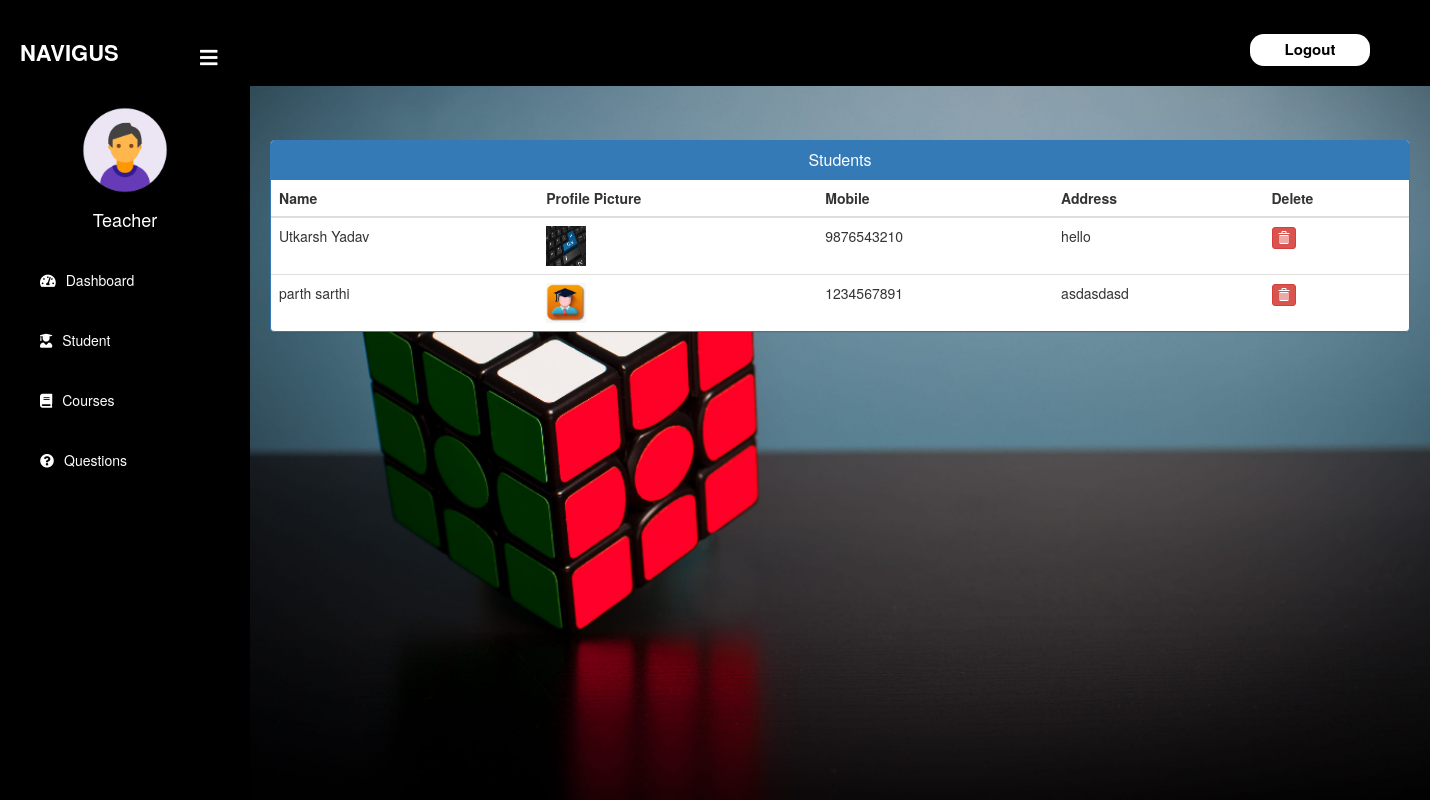
Page /admin-view-student (signed in) on the committed database.
### student/models.py (models this page shows, shortened)
class Student(models.Model):
    user=models.OneToOneField(User,on_delete=models.CASCADE)
    profile_pic= models.ImageField(upload_to='profile_pic/Student/',null=True,blank=True)
    address = models.CharField(max_length=40)
    mobile = models.CharField(max_length=20,null=False)
    @property
    def get_name(self):
        return self.user.first_name+" "+self.user.last_name

### quiz/views.py (the view)
# urls.py: path('admin-view-student', views.admin_view_student_view,name='admin-view-student'),
@login_required(login_url='adminlogin')
def admin_view_student_view(request):
    students= SMODEL.Student.objects.all()
    return render(request,'quiz/admin_view_student.html',{'students':students})

### templates/quiz/admin_view_student.html (shortened to what this page needs)
{% extends 'quiz/adminbase.html' %}
{% block content %}
{%load static%}
<head>
  <link href="//netdna.bootstrapcdn.com/bootstrap/3.0.0/css/bootstrap.min.css" rel="stylesheet" id="bootstrap-css">
</head>
<br><br>
<body>
<div class="container">
  <div class="panel panel-primary">
    <div class="panel-heading">
      <h6 class="panel-title">Students</h6>
    </div>
    <table class="table table-hover" id="dev-table">
      <thead>
        <tr>
          <th>Name</th>
          <th>Profile Picture</th>
          <th>Mobile</th>
          <th>Address</th>
          <th>Delete</th>
        </tr>
      </thead>
      {% for t in students %}
      <tr>
        <td> {{t.get_name}}</td>
        <td> <img src="{% static t.profile_pic.url %}" alt="Profile Pic" height="40px" width="40px" /></td>
        <td>{{t.mobile}}</td>
        <td>{{t.address}}</td>
        <td><a class="btn btn-danger btn-xs" href="{% url 'delete-student' t.id  %}"><span class="glyphicon glyphicon-trash"></span></a></td>
      </tr>
      {% endfor %}
    </table>
  </div>
</div>
</body>
<br><br><br><br><br><br>
{% endblock content %}

### templates/quiz/adminbase.html (style rules this page uses)
a:link { text-decoration: none; }
body { margin: 0; padding: 0; font-family: "Gill Sans", sans-serif;; }

### templates/quiz/admin_view_student.html (style rules this page uses)
body { background:linear-gradient(to right, #44715f 0%, #223a31 63%); }
a:link { text-decoration: none; }
h6 { text-align: center; }

### rows in the picture
Student: get_name "Utkarsh Yadav", profile_pic (picture), mobile "9876543210", address "hello"
Student: get_name "parth sarthi", profile_pic (picture), mobile "1234567891", address "asdasdasd"
